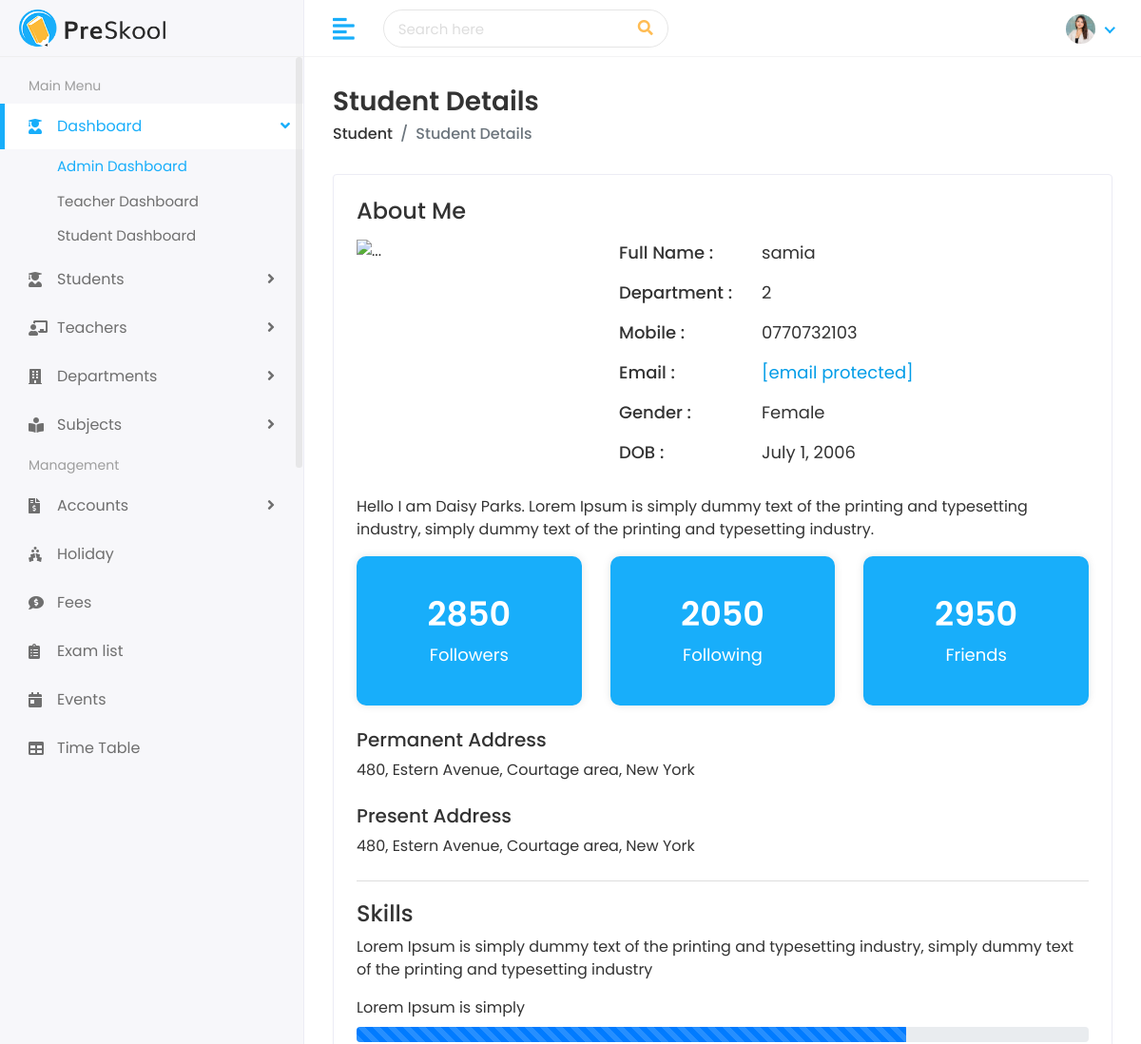
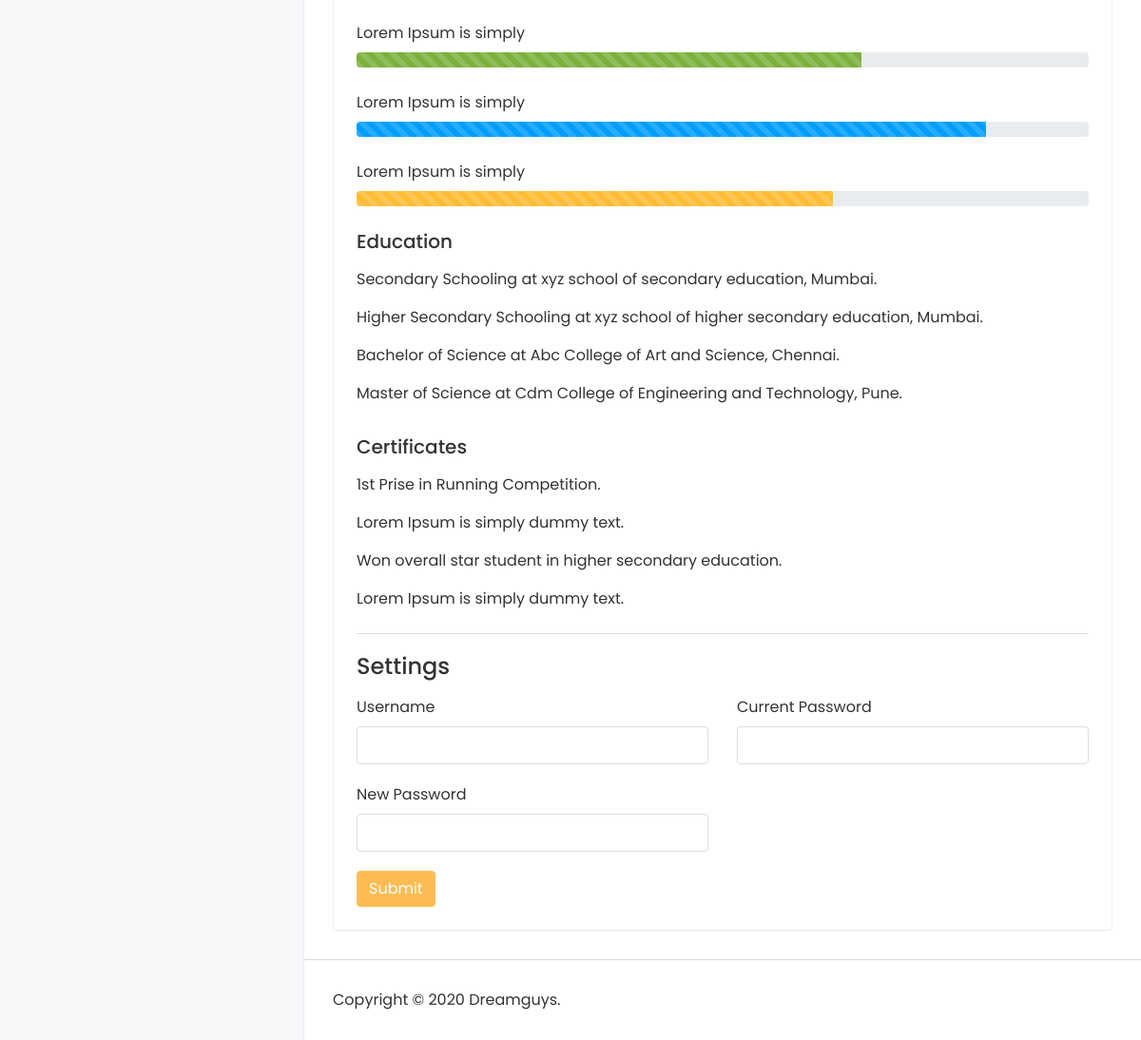
The app's page /student/view/342/ with its own data (2 pictures, top to bottom).
### student/models.py (models this page shows)
class Student(models.Model):
 first_name = models.CharField(max_length=100)
 last_name = models.CharField(max_length=100)
 student_id = models.CharField(max_length=20)
 gender = models.CharField(max_length=10,
 choices=[('Male','Male'), ('Female','Female')])
 date_of_birth = models.DateField()
 student_class = models.CharField(max_length=50)
 joining_date = models.DateField()
 mobile_number = models.CharField(max_length=15)
 admission_number = models.CharField(max_length=20)
 section = models.CharField(max_length=10)
 student_image = models.CharField(max_length=500, blank=True, null=True)
 parent = models.OneToOneField(
 Parent, on_delete=models.CASCADE)

### student/views.py (the view)
# urls.py: path('view/<str:student_id>/', views.view_student, name='view_student'),
def view_student(request, student_id):
    student = get_object_or_404(Student, student_id=student_id)
    return render(request, 'students/student-details.html', {'student': student})

### templates/students/student-details.html (shortened to what this page needs)
{% extends 'base.html' %}
{% load static %}
{% block body %}
<div class="page-wrapper">
<div class="content container-fluid">
<div class="page-header">
<div class="row">
<div class="col-sm-12">
<h3 class="page-title">Student Details</h3>
<ul class="breadcrumb">
<li class="breadcrumb-item"><a href="/student">Student</a></li>
<li class="breadcrumb-item active">Student Details</li>
</ul>
</div>
</div>
</div>
<div class="card">
<div class="card-body">
<div class="row">
<div class="col-md-12">
<div class="about-info">
<h4>About Me</h4>
<div class="media mt-3">
<img src="{{ student.student_image.url|default:'' }}" class="mr-3" alt="...">
<div class="media-body">
<ul>
<li>
<span class="title-span">Full Name : </span>
<span class="info-span">{{ student.first_name}}</span>
</li>
<li>
<span class="title-span">Department : </span>
<span class="info-span">{{student.section}}</span>
</li>
<li>
<span class="title-span">Mobile : </span>
<span class="info-span">{{student.mobile_number}}</span>
</li>
<li>
<span class="title-span">Email : </span>
<span class="info-span"><a href="{{student.parent.father_email}}" class="__cf_email__" data-cfemail="7216131b010b32151f131b1e5c111d1f">[email&#160;protected]</a></span>
</li>
<li>
<span class="title-span">Gender : </span>
<span class="info-span">{{student.gender}}</span>
</li>
<li>
<span class="title-span">DOB : </span>
<span class="info-span">{{student.date_of_birth}}</span>
</li>
</ul>
</div>
</div>
<div class="row mt-3">
<div class="col-md-12">
<p>Hello I am Daisy Parks. Lorem Ipsum is simply dummy text of the printing and typesetting industry, simply dummy text of the printing and typesetting industry.</p>
</div>
</div>
<div class="row follow-sec">
<div class="col-md-4 mb-3">
<div class="blue-box">
<h3>2850</h3>
<p>Followers</p>
</div>
</div>
<div class="col-md-4 mb-3">
<div class="blue-box">
<h3>2050</h3>
<p>Following</p>
</div>
</div>
<div class="col-md-4 mb-3">
<div class="blue-box">
<h3>2950</h3>
<p>Friends</p>
</div>
</div>
</div>
<div class="row mt-2">
<div class="col-md-12">
<h5>Permanent Address</h5>
<p>480, Estern Avenue, Courtage area, New York</p>
</div>
</div>
<div class="row mt-2">
<div class="col-md-12">
<h5>Present Address</h5>
<p>480, Estern Avenue, Courtage area, New York</p>
</div>
</div>
</div>
</div>
</div>
<div class="row mt-2">
<div class="col-md-12">
<div class="skill-info">
<h4>Skills</h4>
<p>Lorem Ipsum is simply dummy text of the printing and typesetting industry, simply dummy text of the printing and typesetting industry</p>
<ul>
<li>
<label>Lorem Ipsum is simply</label>
<div class="progress">
<div class="progress-bar progress-bar-striped progress-bar-animated" role="progressbar" aria-valuenow="75" aria-valuemin="0" aria-valuemax="100" style="width: 75%"></div>
</div>
</li>
<li>
<label>Lorem Ipsum is simply</label>
<div class="progress">
<div class="progress-bar progress-bar-striped progress-bar-animated bg-success" role="progressbar" aria-valuenow="69" aria-valuemin="0" aria-valuemax="100" style="width: 69%"></div>
</div>
</li>
<li>
<label>Lorem Ipsum is simply</label>
<div class="progress">
<div class="progress-bar progress-bar-striped progress-bar-animated bg-info" role="progressbar" aria-valuenow="86" aria-valuemin="0" aria-valuemax="100" style="width: 86%"></div>
</div>
</li>
<li>
 <label>Lorem Ipsum is simply</label>
<div class="progress">
<div class="progress-bar progress-bar-striped progress-bar-animated bg-warning" role="progressbar" aria-valuenow="65" aria-valuemin="0" aria-valuemax="100" style="width: 65%"></div>
</div>
</li>
</ul>
<div class="row mt-3">
<div class="col-md-12">
<h5>Education</h5>
<p class="mt-3">Secondary Schooling at xyz school of secondary education, Mumbai.</p>
<p>Higher Secondary Schooling at xyz school of higher secondary education, Mumbai.</p>
<p>Bachelor of Science at Abc College of Art and Science, Chennai.</p>
<p>Master of Science at Cdm College of Engineering and Technology, Pune.</p>
</div>
</div>
<div class="row mt-3">
<div class="col-md-12">
<h5>Certificates</h5>
<p class="mt-3">1st Prise in Running Competition.</p>
<p>Lorem Ipsum is simply dummy text.</p>
<p>Won overall star student in higher secondary education.</p>
<p>Lorem Ipsum is simply dummy text.</p>
</div>
</div>
</div>
</div>
</div>
<div class="row mt-2">
<div class="col-md-12">
<div class="skill-info">
<h4>Settings</h4>
<form>
<div class="row mt-3">
<div class="col-12 col-sm-6">
<div class="form-group">
<label>Username</label>
<input type="text" class="form-control">
</div>
</div>
<div class="col-12 col-sm-6">
<div class="form-group">
<label>Current Password</label>
<input type="password" class="form-control">
</div>
</div>
<div class="col-12 col-sm-6">
<div class="form-group">
<label>New Password</label>
<input type="password" class="form-control">
</div>
</div>
<div class="col-12">
<button type="submit" class="btn btn-primary">Submit</button>
</div>
</div>
</form>
</div>
</div>
</div>
</div>
</div>
</div>
<footer>
<p>Copyright © 2020 Dreamguys.</p>
</footer>
</div>
</div>
</body>
</html>
{% endblock %}

### static/assets/css/style.css (style rules this page uses)
html { height: 100%; }
body { background-color: #fff; color: #333; font-family: 'Poppins', sans-serif; font-size: 1rem; height: 100%; line-height: 1.5; overflow-x: hidden; }
h1, h2, h3, h4, h5, h6 { font-family: 'Poppins', sans-serif; margin-top: 0; }
.form-control { border: 1px solid #ddd; box-shadow: none; color: #333; font-size: 15px; height: 40px; }
input, input:focus, button, button:focus { outline: none; }
input[type=text], input[type=password] { -webkit-appearance: none; -moz-appearance: none; appearance: none; }
.form-group { margin-bottom: 1.25rem; }
ul, ol { padding: 0px; list-style: none; }
.bg-success, .badge-success { background-color: #7bb13c !important; }
.bg-info, .badge-info { background-color: #009efb !important; }
.bg-warning, .badge-warning { background-color: #ffbc34 !important; }
.btn-primary { background-color: #FFBC53; border: 1px solid #FFBC53; }
.card { border: 1px solid #ececf5; box-shadow: 0 1px 3px 0 rgba(0, 0, 0, 0.03); margin-bottom: 1.875rem; }
.card-body { padding: 1.5rem; }
footer { padding: 1.875rem 1.875rem; border-top: 1px solid #ddd; }
footer p { margin: 0px; }
.page-wrapper { margin-left: 320px; padding-top: 60px; position: relative; transition: all 0.4s ease; }
.page-wrapper > .content { padding: 1.875rem 1.875rem 0; }
.page-header { margin-bottom: 1.875rem; }
.page-header .breadcrumb { background-color: transparent; color: #6c757d; font-size: 1rem; font-weight: 500; margin-bottom: 0; padding: 0; }
.page-header .breadcrumb a { color: #333; }
.page-title { font-size: 28px; font-weight: 600; color: #333; margin-bottom: 5px; }
.about-info img { width: 250px; }
.about-info ul li { font-size: 18px; margin: 0px 0px 15px 10px; display: flex; }
.title-span { font-weight: 500; width: 150px; }
.blue-box { background-color: #18aefa; padding: 40px 30px; box-shadow: 0px 0px 10px 0px rgba(0, 0, 0, 0.1); border-radius: 10px; color: #fff; text-align: center; }
.follow-sec h3 { font-size: 35px; font-weight: 600; }
.follow-sec p { font-size: 18px; margin: 0px; }
.skill-info { padding-top: 20px; border-top: 1px solid #ddd; }
.skill-info ul li { margin-bottom: 25px; }

### records on screen
Student: first_name "samia", section "2", mobile_number "0770732103", gender "Female", date_of_birth "July 1, 2006"
